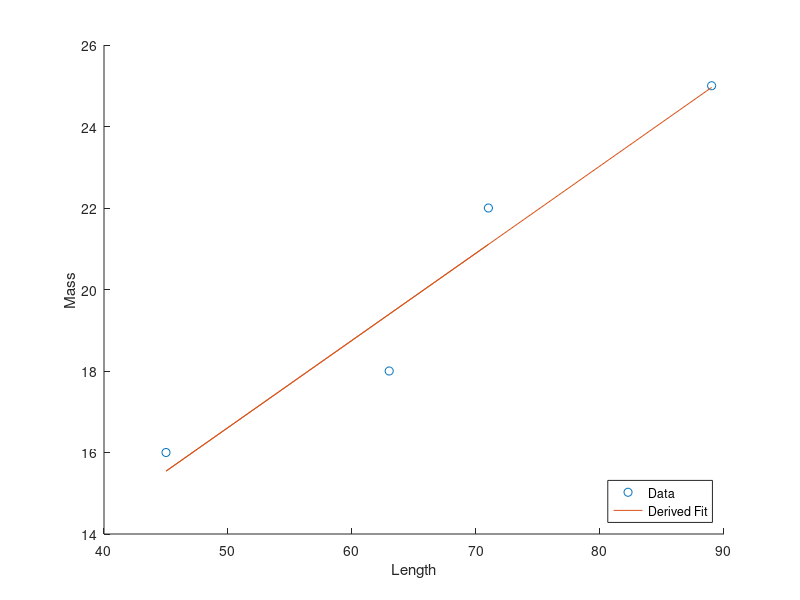

The MATLAB source for this figure: (Note: this script raises an error after producing the figure.)
clear all
close all

% Set up some example values
sample_length = [71, 63, 45, 89];
sample_mass = [22, 18, 16, 25];

figure(); hold on
plot(sample_length, sample_mass, 'o')

A = [sample_length', ones(4,1)];
Y = sample_mass';

% Calculate optimal m and b
p = (A'*A) \ A'*Y
plot(sample_length, p(1).*sample_length + p(2))

xlabel('Length')
ylabel('Mass')
legend('Data', 'Derived Fit', 'Location','Southeast')

% Define error function
X = sample_length';
Y = sample_mass';
DY = @(m,b) norm(m.*X + b.*ones(4,1) - Y);
E = @(m,b) DY(m,b)^2;
minimum = E(p(1),p(2));
disp(strcat('Minimum Error:', num2str(minimum)))

figure();
% This is the important part: set up axis scaling
DX  = .004;
DY = .2;

fsurf(E,[p(1)-DX p(1)+DX p(2)-DY p(2)+DY]); hold on
plot3(p(1), p(2), E(p(1),p(2)), 'ro')

figure();

x = linspace(p(1)-DX,p(1)+DX, 1000);
y = linspace(p(2)-DY, p(2)+DY, 1000);
[X,Y] = meshgrid(x,y);

E_num = zeros(1000, 1000);
for i = 1:1000
    for j = 1:1000
        E_num(i,j) = E(X(i,j),Y(i,j));
    end
end

min_val = min(min(E_num));
max_val = max(max(E_num));

dVal = sqrt(max_val-min_val);

levels = min_val + linspace(0,dVal,15).^2;

contourf(X,Y,E_num, levels); hold on
colormap("parula")
plot(p(1), p(2), 'ro')